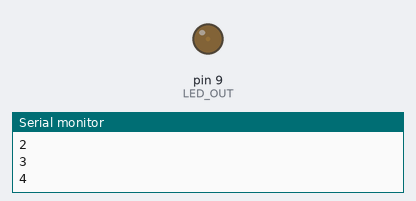
Simulated run of this sketch. Board: Arduino Uno, built with avr-gcc and run on an emulated ATmega328P. Parts: output pins drawn as LEDs (lit = HIGH), the last lines printed to the serial monitor.

Above: at 0.05 s.
At 2.05 s:
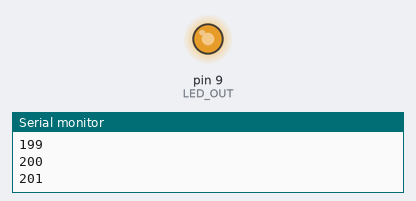
At 10.05 s:
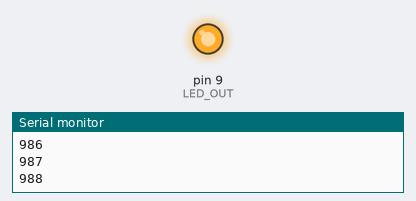
At 20.15 s:
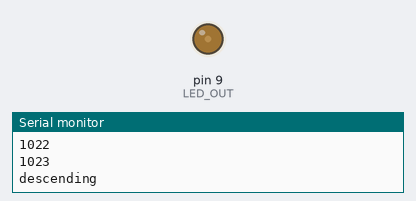
Timing chart, 0 to 26.9 s (numbered marks = the images above):
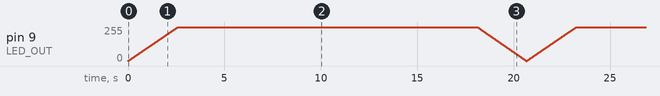

The sketch:

fadeExample.ino
```cpp
#define LED_OUT 9
bool fadingUp = true;

void setup() {
  Serial.begin(9600);
  pinMode(LED_OUT, OUTPUT);
}

void loop() {

  int i = 0;
  Serial.print("starting\n");

  // fades up
  while(i < 1024){
    Serial.print(i);
    Serial.print("\n");

    analogWrite(LED_OUT, i);
    delay(10);
    i++;
  }
  Serial.print("descending\n");

  while(i > 0){
    analogWrite(LED_OUT, i);
    delay(10);
    i--;
  }
}
```
